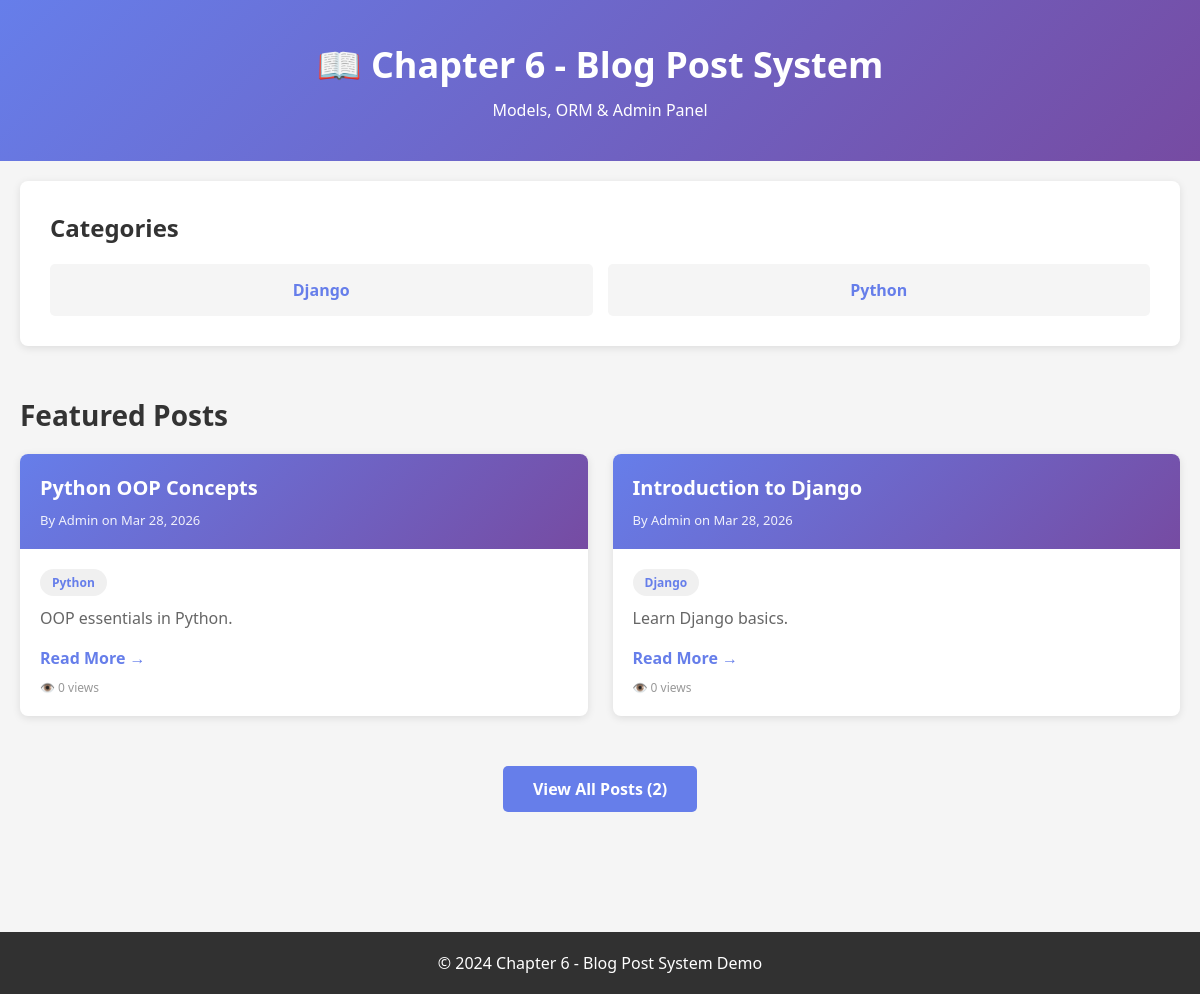
Page /chapter6/ on the committed database.
### chapter6_blog_posts/models.py (models this page shows, shortened)
class Category(models.Model):
    name = models.CharField(max_length=100, unique=True)
    slug = models.SlugField(unique=True)
    description = models.TextField(blank=True)
    created_at = models.DateTimeField(auto_now_add=True)
    class Meta:
        verbose_name_plural = "Categories"
        ordering = ['name']

class Post(models.Model):
    title = models.CharField(max_length=200)
    slug = models.SlugField(unique=True)
    author = models.CharField(max_length=100)
    category = models.ForeignKey(Category, on_delete=models.SET_NULL, null=True, blank=True, related_name='posts')
    content = models.TextField()
    excerpt = models.CharField(max_length=300)
    featured_image = models.CharField(max_length=200, blank=True)
    is_published = models.BooleanField(default=True)
    created_at = models.DateTimeField(auto_now_add=True)
    updated_at = models.DateTimeField(auto_now=True)
    views = models.IntegerField(default=0)
    class Meta:
        ordering = ['-created_at']
        indexes = [
            models.Index(fields=['-created_at']),
            models.Index(fields=['is_published']),
        ]

### chapter6_blog_posts/views.py (the view)
# urls.py: path('', views.login_view, name='index'),
def index(request):
    featured_posts = Post.objects.filter(is_published=True)[:3]
    latest_posts = Post.objects.filter(is_published=True)[:5]
    categories = Category.objects.all()
    context = {
        'featured_posts': featured_posts,
        'latest_posts': latest_posts,
        'categories': categories,
        'total_posts': Post.objects.filter(is_published=True).count(),
    }
    return render(request, 'chapter6_blog_posts/index.html', context)

### chapter6_blog_posts/templates/chapter6_blog_posts/index.html (shortened to what this page needs)
<!DOCTYPE html>
<html>
<head>
</head>
<body>
    <header>
        <h1>📖 Chapter 6 - Blog Post System</h1>
        <p>Models, ORM & Admin Panel</p>
    </header>
    <div class="container">
        <div class="categories-section">
            <h2>Categories</h2>
            <div class="category-items">
                {% for category in categories %}
                    <div class="category-item">
                        <a href="{% url 'chapter6_blog_posts:category_posts' category.slug %}">{{ category.name }}</a>
                    </div>
                {% empty %}
                    <p style="grid-column: 1 / -1; text-align: center; color: #999;">No categories yet</p>
                {% endfor %}
            </div>
        </div>
        <div class="featured-section">
            <h2>Featured Posts</h2>
            <div class="featured-grid">
                {% for post in featured_posts %}
                    <div class="post-card">
                        <div class="post-header">
                            <h3>{{ post.title }}</h3>
                            <div class="post-meta">By {{ post.author }} on {{ post.created_at|date:"M d, Y" }}</div>
                        </div>
                        <div class="post-body">
                            {% if post.category %}
                                <span class="category-tag">{{ post.category.name }}</span>
                            {% endif %}
                            <p class="post-excerpt">{{ post.excerpt }}</p>
                            <a href="{% url 'chapter6_blog_posts:post_detail' post.slug %}" class="read-more">Read More →</a>
                            <p style="color: #999; font-size: 12px; margin-top: 10px;">👁️ {{ post.views }} views</p>
                        </div>
                    </div>
                {% empty %}
                    <p style="grid-column: 1 / -1; text-align: center; color: #999;">No posts yet</p>
                {% endfor %}
            </div>
        </div>
        <div style="text-align: center; margin-bottom: 50px;">
            <a href="{% url 'chapter6_blog_posts:post_list' %}" style="display: inline-block; padding: 12px 30px; background: #667eea; color: white; text-decoration: none; border-radius: 5px; font-weight: bold; transition: all 0.3s;">View All Posts ({{ total_posts }})</a>
        </div>
    </div>
    <footer>
        <p>&copy; 2024 Chapter 6 - Blog Post System Demo</p>
    </footer>
</body>
</html>

### chapter6_blog_posts/templates/chapter6_blog_posts/index.html (style rules this page uses)
* { margin: 0; padding: 0; box-sizing: border-box; }
body { font-family: 'Segoe UI', Tahoma, Geneva, Verdana, sans-serif; background: #f5f5f5; }
header { background: linear-gradient(135deg, #667eea 0%, #764ba2 100%); color: white; padding: 40px 20px; text-align: center; }
header h1 { font-size: 36px; margin-bottom: 10px; }
.container { max-width: 1200px; margin: 0 auto; padding: 20px; }
.featured-section { margin-bottom: 50px; }
.featured-section h2 { color: #333; margin-bottom: 20px; font-size: 28px; }
.featured-grid { display: grid; grid-template-columns: repeat(auto-fit, minmax(300px, 1fr)); gap: 25px; }
.post-card { background: white; border-radius: 8px; box-shadow: 0 2px 8px rgba(0, 0, 0, 0.1); overflow: hidden; transition: all 0.3s; }
.post-header { background: linear-gradient(135deg, #667eea 0%, #764ba2 100%); color: white; padding: 20px; }
.post-header h3 { font-size: 20px; margin-bottom: 10px; }
.post-meta { font-size: 13px; opacity: 0.9; }
.post-body { padding: 20px; }
.category-tag { display: inline-block; background: #f0f0f0; color: #667eea; padding: 5px 12px; border-radius: 20px; font-size: 12px; font-weight: bold; margin-bottom: 10px; }
.post-excerpt { color: #666; margin-bottom: 15px; line-height: 1.6; }
.read-more { color: #667eea; text-decoration: none; font-weight: bold; transition: all 0.3s; }
.categories-section { background: white; padding: 30px; border-radius: 8px; box-shadow: 0 2px 8px rgba(0, 0, 0, 0.1); margin-bottom: 50px; }
.categories-section h2 { color: #333; margin-bottom: 20px; }
.category-items { display: grid; grid-template-columns: repeat(auto-fit, minmax(150px, 1fr)); gap: 15px; }
.category-item { background: #f5f5f5; padding: 15px; border-radius: 5px; text-align: center; transition: all 0.3s; }
.category-item a { color: #667eea; text-decoration: none; font-weight: bold; }
footer { background: rgba(0, 0, 0, 0.8); color: white; text-align: center; padding: 20px; margin-top: 50px; }

### rows in the picture
Category: name "Django"
Category: name "Python"
Post: title "Python OOP Concepts", author "Admin", created_at "Mar 28, 2026", category.name "Python", excerpt "OOP essentials in Python.", views "0"
Post: title "Introduction to Django", author "Admin", created_at "Mar 28, 2026", category.name "Django", excerpt "Learn Django basics.", views "0"

### other values in the picture
{{ total_posts }} "2"
